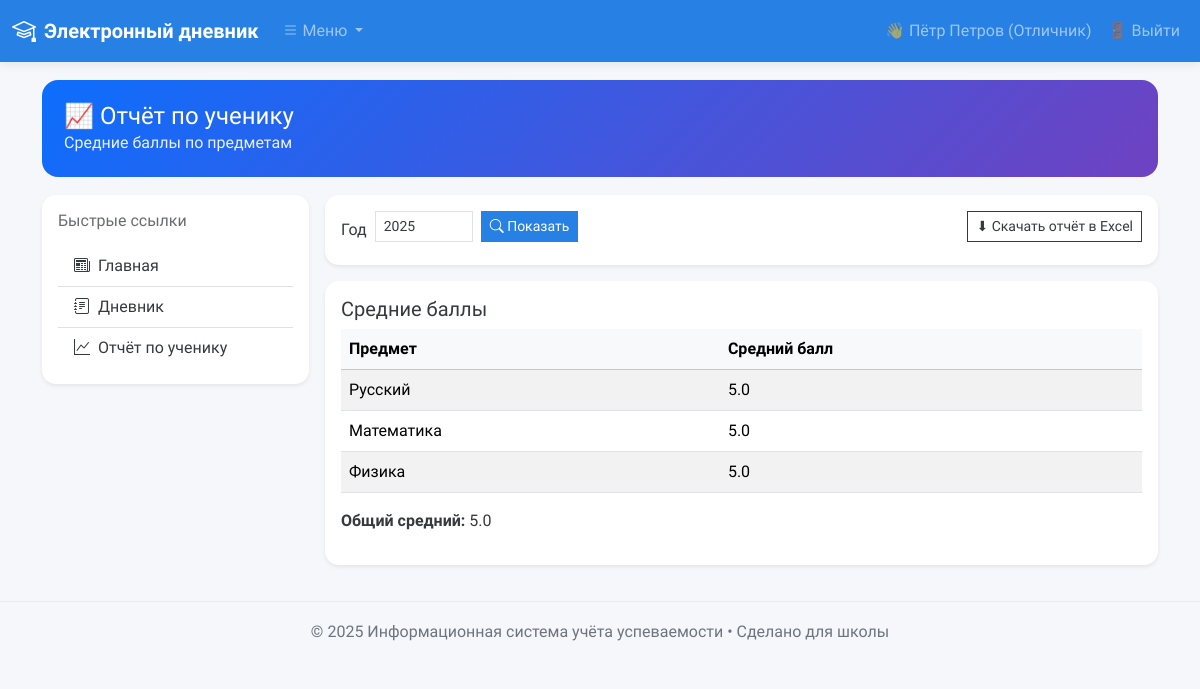
Page /student/report (signed in) on the committed database.
### app.py (models this page shows)
class Subject(db.Model):
    id = db.Column(db.Integer, primary_key=True)
    name = db.Column(db.String(80), unique=True, nullable=False)

### app.py (the view)
@app.route("/student/report")
def student_report():
    if "user_id" not in session or session.get("role") != "student":
        flash("Доступ только для студентов", "danger")
        return redirect(url_for("login"))
    student_id = session["user_id"]
    year = int(request.args.get("year", current_year()))
    subjects = Subject.query.all()
    subject_map = {s.id: s.name for s in subjects}
    grades = Grade.query.filter_by(student_id=student_id, year=year).all()
    subj_avgs = {}
    for g in grades:
        subjname = subject_map.get(g.subject_id, "")
        subj_avgs.setdefault(subjname, []).append(g.value)
    subj_avgs = {k: round(sum(v)/len(v), 2) if v else 0 for k, v in subj_avgs.items()}
    overall = round(sum([g.value for g in grades])/len(grades), 2) if grades else 0
    return render_template("student_report.html", year=year,
                           subject_avgs=subj_avgs, overall_avg=overall, subjects=subjects)

### app.py (called while the page is built)
def current_year():
    return datetime.date.today().year

@app.context_processor
def inject_globals():
    return dict(current_year=current_year)

### templates/student_report.html
{% extends "base.html" %}
{% block page_title %}📈 Отчёт по ученику{% endblock %}
{% block page_subtitle %}Средние баллы по предметам{% endblock %}
{% block content %}
<div class="card shadow-sm mb-3">
  <div class="card-body">
    <form class="row g-2" method="get" action="{{ url_for('student_report') }}">
      <div class="col-auto">
        <label class="col-form-label">Год</label>
      </div>
      <div class="col-auto">
        <input type="number" name="year" class="form-control form-control-sm" value="{{ year }}" min="2000" max="{{ current_year() + 1 }}">
      </div>
      <div class="col-auto">
        <button class="btn btn-primary btn-sm"><i class="bi bi-search"></i> Показать</button>
      </div>
      <div class="col-auto ms-auto">
        <a class="btn btn-outline-secondary btn-sm" href="{{ url_for('export_student_xlsx', year=year) }}">
          ⬇ Скачать отчёт в Excel
        </a>
      </div>
    </form>
  </div>
</div>
<div class="card shadow-sm">
  <div class="card-body">
    <h5 class="card-title">Средние баллы</h5>
    <div class="table-responsive">
      <table class="table table-striped align-middle">
        <thead class="table-light">
          <tr><th>Предмет</th><th>Средний балл</th></tr>
        </thead>
        <tbody>
          {% for subj, val in subject_avgs.items() %}
            <tr><td>{{ subj }}</td><td>{{ val }}</td></tr>
          {% endfor %}
        </tbody>
      </table>
      <p class="mt-2"><strong>Общий средний:</strong> {{ overall_avg }}</p>
    </div>
  </div>
</div>
{% endblock %}

### templates/base.html (style rules this page uses)
body { background:#f6f7fb }
.card { border:0;border-radius:14px }

### rows in the picture
Subject: name "Русский", val "5.0"
Subject: name "Математика", val "5.0"
Subject: name "Физика", val "5.0"

### other values in the picture
{{ session.get('fullname') or session.get('username') }} "Пётр Петров (Отличник)"
{{ overall_avg }} "5.0"
